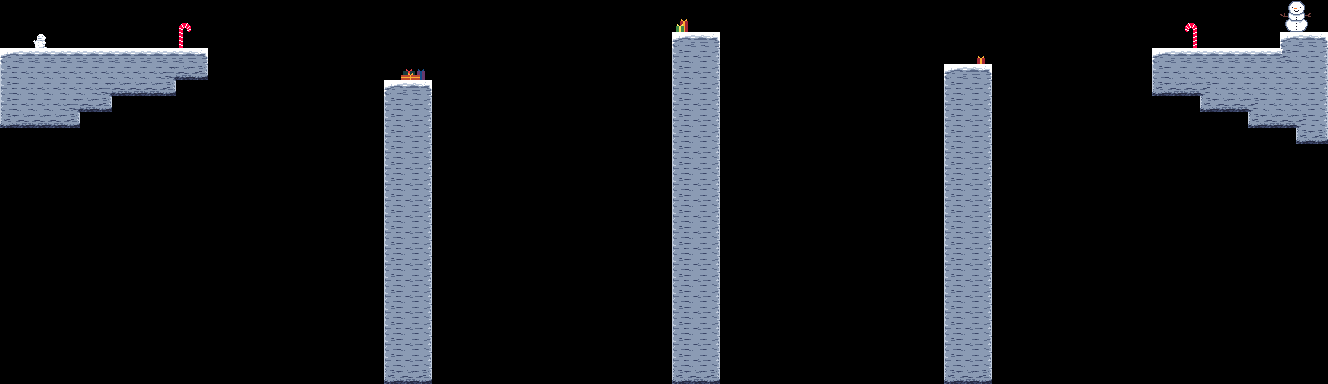

This is a level from a 2D game, rendered from its Tiled map with the project's own tilesets. A one-line summary and the map file follow, with tile-layer data summarised:
An orthogonal 83x24 tile map with 16x16 px tiles, 2 tile layers (collisions, decor).

<map version="1.10" tiledversion="1.10.1" orientation="orthogonal" renderorder="right-down" width="83" height="24" tilewidth="16" tileheight="16" infinite="0" nextlayerid="3" nextobjectid="1">
 <tileset firstgid="1" source="penguinGaimTileset.tsx" />
 <layer id="1" name="collisions" width="83" height="24">
  <data>[1992 cells, 283 non-empty, 12 distinct tile ids]</data>
 </layer>
 <layer id="2" name="decor" width="83" height="24">
  <data>[1992 cells, 13 non-empty, 11 distinct tile ids]</data>
 </layer>
</map>
